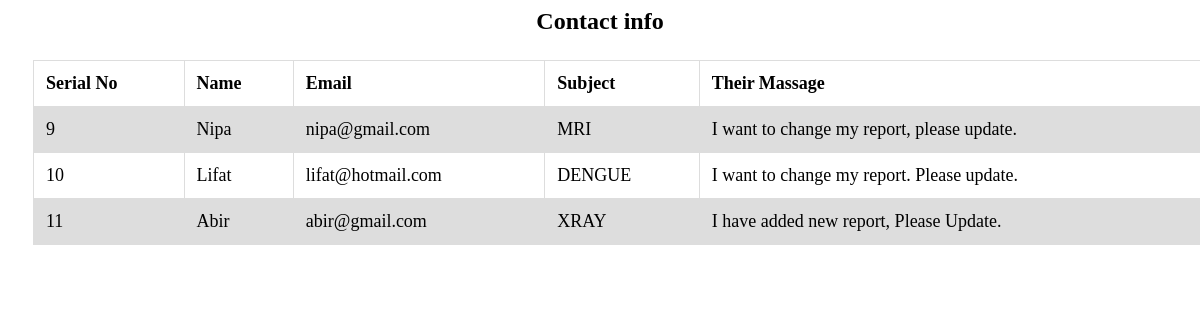
/admin/contactinfo.php, run on the app's committed database.
### tables this page shows
CREATE TABLE `contact` (
  `SerialNo.` int(11) NOT NULL,
  `Name` varchar(50) NOT NULL,
  `Email` varchar(50) NOT NULL,
  `Subject` varchar(50) NOT NULL,
  `YourMassage` varchar(50) NOT NULL
);

### db/dbconnect.php (called while the page is built)
<?php
function getDataFromDB($sql)
{
  $newdb = mysqli_connect('localhost', 'root', '', 'onlineHealth');
  $result = mysqli_query($newdb,$sql) or die(mysqli_error($newdb));
  $container = array();
  while ($a = mysqli_fetch_assoc($result)) {
    $container[] = $a;
  }
  return $container;
}
?>

### admin/contactinfo.php (the view, shortened to what this page needs)
<?php
  $sql=" SELECT * FROM contact";
  require '../db/dbconnect.php';
  $container= getDataFromDB($sql);
  ?>
  <h2 align="center">Contact info</h2>
  <table id= 'myTable' width="95%">
      <tr>
          <th>Serial No</th>
          <th>Name</th>
          <th>Email</th>
          <th>Subject</th>
          <th>Their Massage</th>
      </tr>
      <?php
          foreach($container as $row){
      ?>
              <tr>
                  <td><?php echo $row["SerialNo."] ?></td>
                  <td><?php echo $row["Name"] ?></td>
                  <td><?php echo $row["Email"] ?></td>
                  <td><?php echo $row["Subject"] ?></td>
                  <td><?php echo $row["YourMassage"] ?></td>
              </tr>
          <?php
          }
          ?>
  </table>

### admin/contactinfo.php (style rules this page uses)
table { color: black; margin-top:25px; margin-left:25px; }
h2 { color: black; }
#myTable { border-collapse: collapse; width: 100%; border: 1px solid #ddd; font-size: 18px; }
#myTable th, #myTable td { text-align: left; padding: 12px; }
#myTable tr { border-bottom: 1px solid #ddd; }
td, th { border: 1px solid #dddddd; text-align: left; padding: 8px; }
tr:nth-child(even) { background-color: #dddddd; }

### data on the page
contact: value "9", Name "Nipa", Email "nipa@gmail.com", Subject "MRI", YourMassage "I want to change my report, please update."
contact: value "10", Name "Lifat", Email "lifat@hotmail.com", Subject "DENGUE", YourMassage "I want to change my report. Please update."
contact: value "11", Name "Abir", Email "abir@gmail.com", Subject "XRAY", YourMassage "I have added new report, Please Update."
